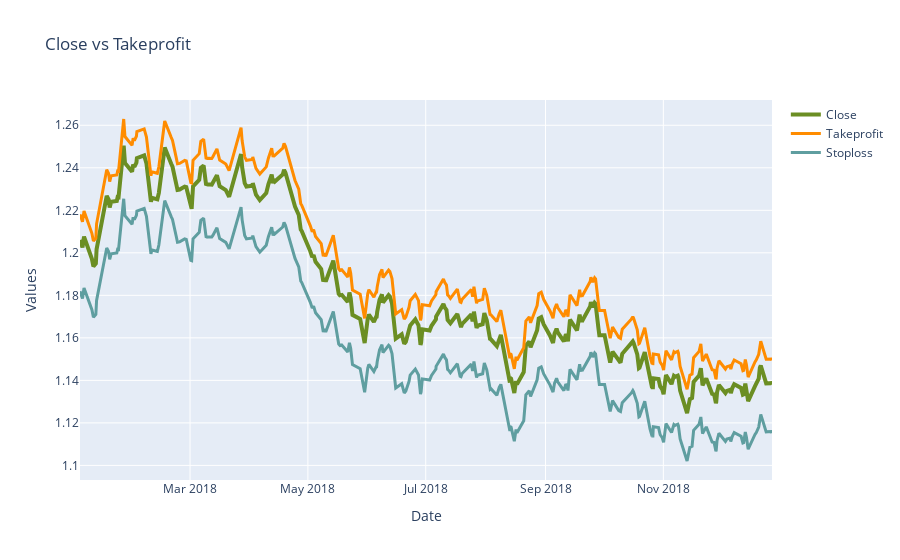

The code cell stored with this chart in its notebook:
### Code cell
# TP MA
fig = go.Figure()
fig.add_trace(go.Scatter(x=compras_ma['time'], y=compras_ma['close'],
                    mode='lines',
                    name='Close',
                    line=dict(color='olivedrab', width=4)))

fig.add_trace(go.Scatter(x=compras_ma['time'], y=compras_ma['Takeprofit'],
                    mode='lines', name='Takeprofit',
                    line=dict(color='darkorange', width=3)))

fig.add_trace(go.Scatter(x=compras_ma['time'], y=compras_ma['Stoploss'],
                    mode='lines', name='Stoploss',
                    line=dict(color='cadetblue', width=3)))

# Edit the layout
fig.update_layout(title='Close vs Takeprofit',
                   xaxis_title='Date',
                   yaxis_title='Values')

fig.show()

### Figure 1 — Plotly figure (JSON) as saved in the notebook; plotly's stock layout.template omitted (floating-point values rounded to 4 significant figures; data arrays with more than 128 entries replaced by an {"elided": "..."} marker saying what was removed)
{"data": [{"line": {"color": "olivedrab", "width": 4}, "mode": "lines", "name": "Close", "type": "scatter", "x": {"elided": "258 str values"}, "y": {"elided": "258 float values"}}, {"line": {"color": "darkorange", "width": 3}, "mode": "lines", "name": "Takeprofit", "type": "scatter", "x": {"elided": "258 str values"}, "y": {"elided": "258 float values"}}, {"line": {"color": "cadetblue", "width": 3}, "mode": "lines", "name": "Stoploss", "type": "scatter", "x": {"elided": "258 str values"}, "y": {"elided": "258 float values"}}], "layout": {"title": {"text": "Close vs Takeprofit"}, "xaxis": {"title": {"text": "Date"}}, "yaxis": {"title": {"text": "Values"}}}}
